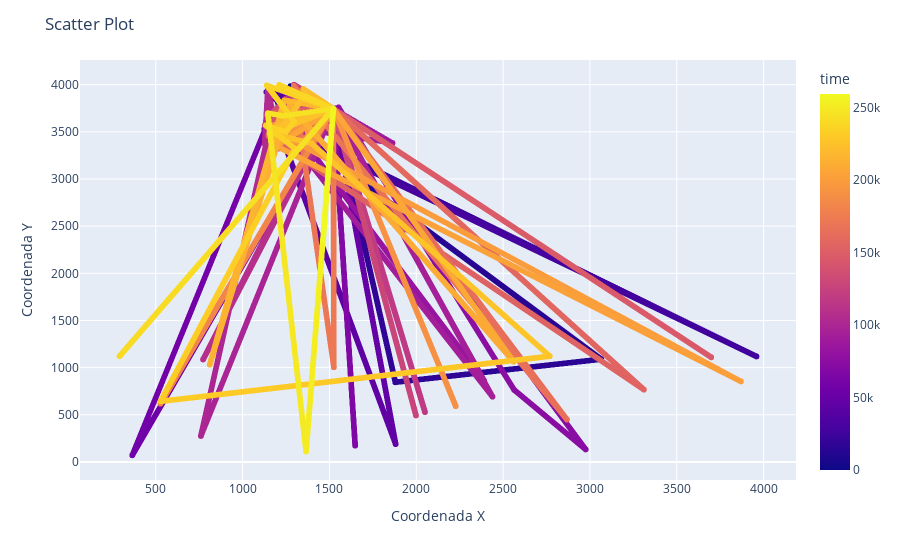

Source (notebook cell):
### Code cell
import plotly.express as px
fig =  px.scatter(nodeTrace, x=' x', y=' y', color=' time')

fig.update_layout(
    title="Scatter Plot",
    xaxis_title="Coordenada X",
    yaxis_title="Coordenada Y"
)

fig.show()

### Figure 1 — Plotly figure (JSON) as saved in the notebook; plotly's stock layout.template omitted (floating-point values rounded to 4 significant figures; data arrays with more than 128 entries replaced by an {"elided": "..."} marker saying what was removed)
{"data": [{"hovertemplate": " x=%{x}<br> y=%{y}<br> time=%{marker.color}<extra></extra>", "legendgroup": "", "marker": {"color": {"elided": "17037 int values"}, "coloraxis": "coloraxis", "symbol": "circle"}, "mode": "markers", "name": "", "showlegend": false, "type": "scattergl", "x": {"elided": "17037 float values"}, "xaxis": "x", "y": {"elided": "17037 float values"}, "yaxis": "y"}], "layout": {"coloraxis": {"colorbar": {"title": {"text": " time"}}, "colorscale": [[0, "#0d0887"], [0.1111, "#46039f"], [0.2222, "#7201a8"], [0.3333, "#9c179e"], [0.4444, "#bd3786"], [0.5556, "#d8576b"], [0.6667, "#ed7953"], [0.7778, "#fb9f3a"], [0.8889, "#fdca26"], [1, "#f0f921"]]}, "legend": {"tracegroupgap": 0}, "margin": {"t": 60}, "title": {"text": "Scatter Plot"}, "xaxis": {"anchor": "y", "domain": [0, 1], "title": {"text": "Coordenada X"}}, "yaxis": {"anchor": "x", "domain": [0, 1], "title": {"text": "Coordenada Y"}}}}
